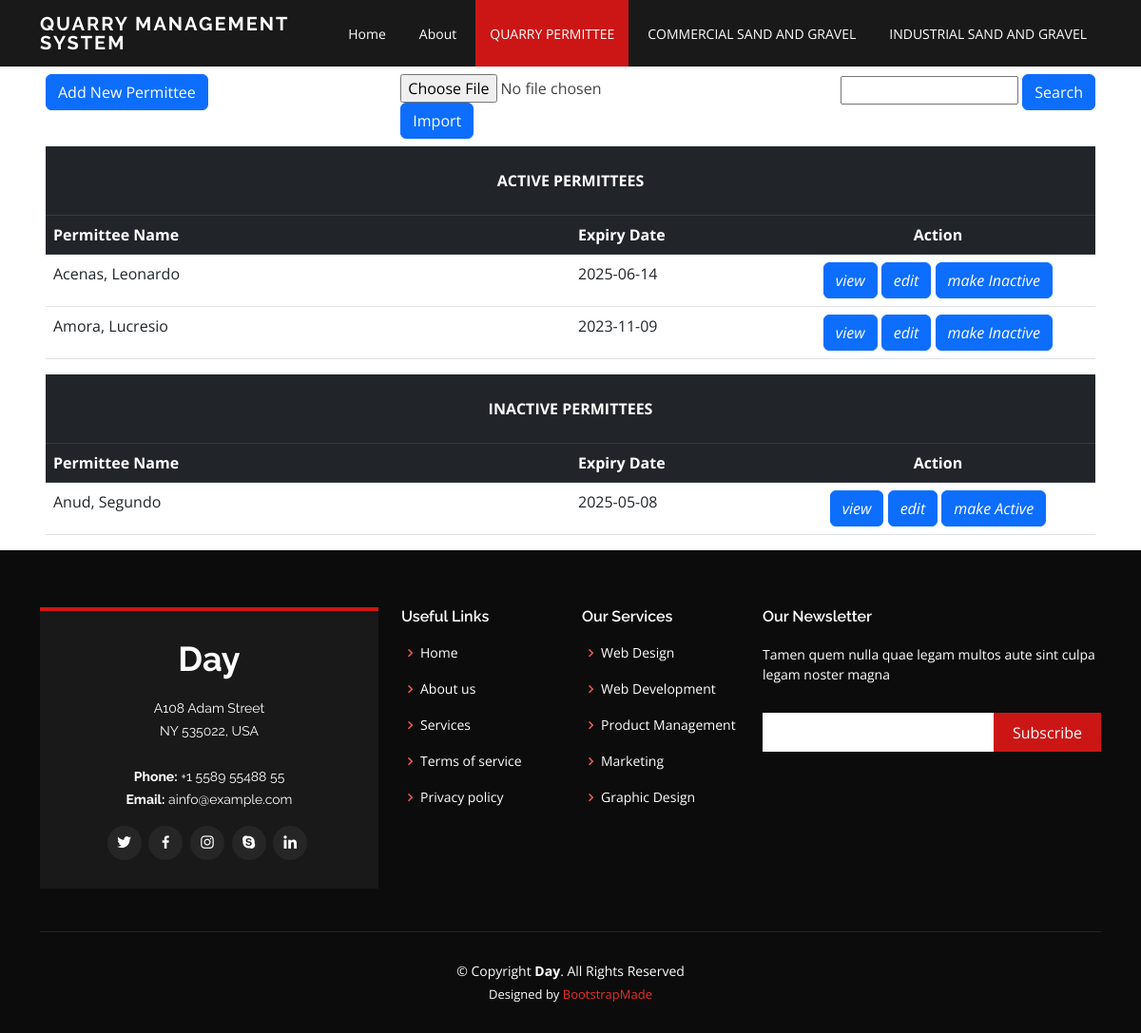
/index.php?action=quarry_permittee, run on the app's committed database.
### tables this page shows
CREATE TABLE `quarry_permits` (
  `Quarry_Permit_Key` int(11) NOT NULL,
  `Permittee_Name` varchar(255) DEFAULT NULL,
  `Tin_No` varchar(20) DEFAULT NULL,
  `Postal_Address` text DEFAULT NULL,
  `Extraction_Site` varchar(255) DEFAULT NULL,
  `Type_of_Mineral` varchar(100) DEFAULT NULL,
  `Permit_No` varchar(50) DEFAULT NULL,
  `Approved_Volume` double DEFAULT NULL,
  `Area` double DEFAULT NULL,
  `Date_Approved` date DEFAULT NULL,
  `Expiry_Date` date DEFAULT NULL,
  `Active` tinyint(1) DEFAULT NULL
);

### controllers/QuarryController.php (called while the page is built, shortened)
<?php
require_once 'models/QuarryModel.php';
class QuarryController
{
    private $model;
    public function __construct(QuarryModel $model)
    {
        $this->model = $model;
    }
    public function getPermittees()
    {
        $ActivePermittees = $this->model->getAllActive();
        $InactivePermittees = $this->model->getAllInactive();
        require 'views/ui_quarry_permittee.php';
    }
}

### models/QuarryModel.php (called while the page is built, shortened)
<?php
class QuarryModel
{
    private $db;
    public function __construct(PDO $db)
    {
        $this->db = $db;
    }
    public function getAllActive()
    {
        $stmt = $this->db->query("SELECT * FROM quarry_permits WHERE Active = 1");
        return $stmt->fetchAll(PDO::FETCH_ASSOC);
    }
    public function getAllInactive()
    {
        $stmt = $this->db->query("SELECT * FROM quarry_permits WHERE Active = 0");
        return $stmt->fetchAll(PDO::FETCH_ASSOC);
    }
}

### views/ui_quarry_permittee.php (the view)
<?php
require_once 'header.php';
require_once 'menu.php';
?>
    <div class="tablediv mx-5 my-10" >
    <div class="row g-3 py-2">
        <div class="col-md-4">
            <a class="btn btn-primary create-link" href="index.php?action=create_quarry">Add New Permittee</a>
        </div>
        <div class="col-md-4">
            <form class="form11" action="index.php?action=import_quarry" method="post" enctype="multipart/form-data">
                <input type="file" name="excel" required value="" />
                <button type="submit" name="import" class="btn btn-primary">Import</button>
            </form>
        </div>
        <div class="col-md-4 text-end">
            <form class="search1" action="index.php?action=search_quarry" method="POST">
            <input type="text" name="query_quarry" value="<?php $query_quarry ?>" />
                <button type="submit" class="btn btn-primary">Search</button>
            </form>
        </div>
    </div>
        <table class="table ">
            <thead class="table-dark my-5 fixed ">
                <tr>
                    <th colspan="3" ><p class="text-center pt-3">ACTIVE PERMITTEES</p></th>
                </tr>
                <tr>
                    <th style="width: 50%" scope="col">Permittee Name</th>
                    <th style="width: 20%" scope="col">Expiry Date</th>
                    <th style="width: 30%" scope="col" class="text-center">Action</th>
                </tr>
            </thead>
            <tbody>
                <?php foreach ($ActivePermittees as $permittee): ?>
                    <tr>
                        <td>
                            <?=$permittee['Permittee_Name'];?>
                        </td>
                        <td>
                            <?=$permittee['Expiry_Date'];?>
                        </td>
                        <td class="action-links text-center">
                            <div class="containers">
                                <button type="button" class="btn btn-primary">
                                    <a style="color: white;" href="index.php?action=view_quarry&id=<?=$permittee['Quarry_Permit_Key'];?>">
                                        <i class="fas fa-edit">view</i>
                                    </a>
                                </button>
                                <button type="button" class="btn btn-primary">
                                <a style="color: white;" href="index.php?action=edit_quarry&id=<?=$permittee['Quarry_Permit_Key'];?>">
                                        <i class="fas fa-edit">edit</i>
                                    </a>
                                </button>
                                <button type="button" class="btn btn-primary">
                                    <a style="color: white;" href="index.php?action=set_inactive_quarry&id=<?=$permittee['Quarry_Permit_Key'];?>">
                                        <i class="fas fa-trash">make Inactive</i>
                                    </a>
                                </button>
                            </div>
                        </td>
                    </tr>
                <?php endforeach;?>
            </tbody>
        </table>
        <table class="table">
        <thead class="table-dark my-5 fixed ">
            <tr>
                <th colspan="3" ><p class="text-center pt-3">INACTIVE PERMITTEES</p></th>
            </tr>
            <tr>
                    <th style="width: 50%" scope="col">Permittee Name</th>
                    <th style="width: 20%" scope="col">Expiry Date</th>
                    <th style="width: 30%" scope="col" class="text-center">Action</th>
                </tr>
        </thead>
        <tbody>
            <?php foreach ($InactivePermittees as $permittee): ?>
                <tr>
                    <td>
                        <?=$permittee['Permittee_Name'];?>
                    </td>
                    <td>
                        <?=$permittee['Expiry_Date'];?>
                    </td>
                    <td class="action-links text-center">
                        <div class="containers">
                            <button type="button" class="btn btn-primary">
                                <a style="color: white;" href="index.php?action=view_quarry&id=<?=$permittee['Quarry_Permit_Key'];?>">
                                    <i class="fas fa-edit">view</i>
                                </a>
                            </button>
                            <button type="button" class="btn btn-primary">
                               <a style="color: white;" href="index.php?action=edit_quarry&id=<?=$permittee['Quarry_Permit_Key'];?>">
                                    <i class="fas fa-edit">edit</i>
                                </a>
                            </button>
                            <button type="button" class="btn btn-primary">
                                <a style="color: white;" href="index.php?action=set_active_quarry&id=<?=$permittee['Quarry_Permit_Key'];?>">
                                    <i class="fas fa-trash">make Active</i>
                                </a>
                            </button>
                        </div>
                    </td>
                </tr>
            <?php endforeach;?>
        </tbody>
        </table>
    </div>
    <?php include_once 'footer.php';?>

### assets/css/style.css (style rules this page uses)
a { color: #cc1616; text-decoration: none; }
.scrolled-offset { margin-top: 70px; }

### data on the page
quarry_permits: Permittee_Name "Acenas, Leonardo", Expiry_Date "2025-06-14"
quarry_permits: Permittee_Name "Amora, Lucresio", Expiry_Date "2023-11-09"
quarry_permits: Permittee_Name "Anud, Segundo", Expiry_Date "2025-05-08"
